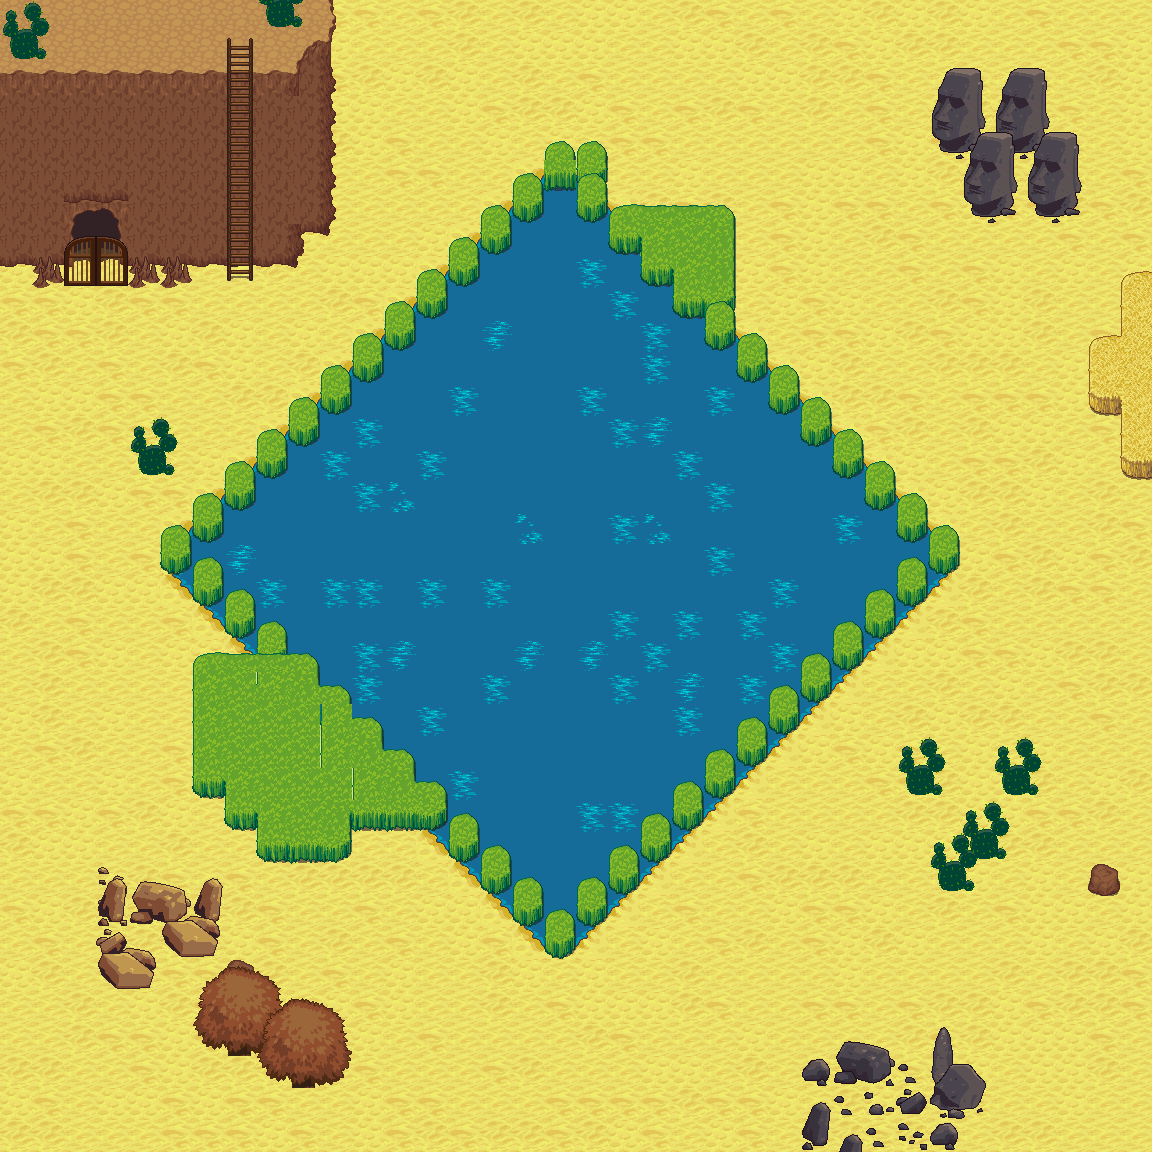

This is a level from a 2D game, rendered from its Tiled map with the project's own tilesets. A one-line summary and the map file follow, with tile-layer data summarised:
An orthogonal 36x36 tile map with 32x32 px tiles, 5 tile layers (Water, Ground, Plants, Plants 2, ...).

<map version="1.10" tiledversion="1.11.2" orientation="orthogonal" renderorder="right-down" width="36" height="36" tilewidth="32" tileheight="32" infinite="0" nextlayerid="6" nextobjectid="1">
 <editorsettings>
  <export target="level3.json" format="json" />
 </editorsettings>
 <properties>
  <property name="name" value="Desert Diamond" />
  <property name="order" type="int" value="3" />
 </properties>
 <tileset firstgid="1" source="../../../duckweek/assets/Terrain.tsx" />
 <layer id="1" name="Water" width="36" height="36">
  <properties>
   <property name="draw_duck_after" type="bool" value="true" />
  </properties>
  <data>[1296 cells, 265 non-empty, 4 distinct tile ids]</data>
 </layer>
 <layer id="2" name="Ground" width="36" height="36">
  <data>[1296 cells, 1031 non-empty, 18 distinct tile ids]</data>
 </layer>
 <layer id="3" name="Plants" width="36" height="36">
  <data>[1296 cells, 160 non-empty, 54 distinct tile ids]</data>
 </layer>
 <layer id="4" name="Plants 2" width="36" height="36">
  <data>[1296 cells, 107 non-empty, 42 distinct tile ids]</data>
 </layer>
 <layer id="5" name="Grass tops" width="36" height="36">
  <data>[1296 cells, 125 non-empty, 39 distinct tile ids]</data>
 </layer>
</map>